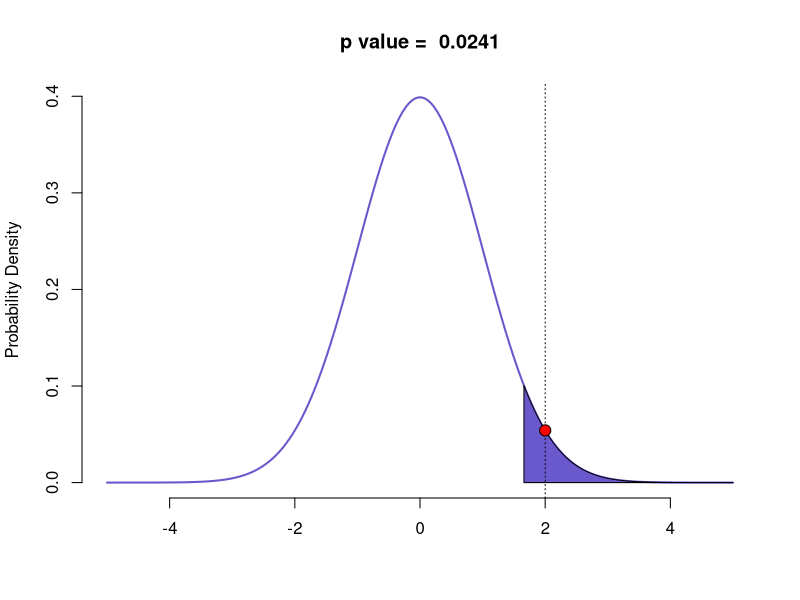

R code for this plot:
# Comparing a sample with a mean of x and a sd of y to a population with a mean of 0 and an unknown sd
# Constant sample size
# Point represents test statistic

mean1= 1 #x
sd1= 5 #y

# Calculating the test statistic

t <- mean1/(sd1/(sqrt(100)))

# Calculating the critical value

critical_value <- qt(p=.05, df=99, lower.tail=FALSE)

# Defining upper and lower boundaries

upper_x_possible <- 5

if(t > upper_x_possible){
  upper_x <- t+1
} else {
  upper_x <- 5
}

# calculating p value to generate as title

p_value <- (1-pt(abs(t), 99))
p_value_rounded <- signif(p_value, digits=3)
p_string <- paste("p value = ", p_value_rounded, sep = " ")

# Plotting the distribution

x <- seq(-5, upper_x, length=200)
y <- dnorm(x, mean=0, sd=1)

plot(x, y, type="l", lwd=2, col="slateblue3", frame=FALSE, ylab="Probability Density", xlab="", main=p_string)

# Defining & shading the rejection region

polygon_x <- seq(critical_value, upper_x, length=300)
polygon_y <- dnorm(polygon_x, mean=0, sd=1)
polygon(c(critical_value,polygon_x,upper_x), c(0,polygon_y,0), col="slateblue3")

# Adding a vertical line for the test statistic

abline(v=t, lty="dotted")

# Plotting the test statistic (green if not rejecting the null; red if rejecting)

if(t < critical_value){
  points(x=t, y=dnorm(t, mean=0, sd=1), pch=21, col="black", bg="green", cex=1.5)
} else {
  points(x=t, y=dnorm(t, mean=0, sd=1), pch=21, col="black", bg="red", cex=1.5)
}